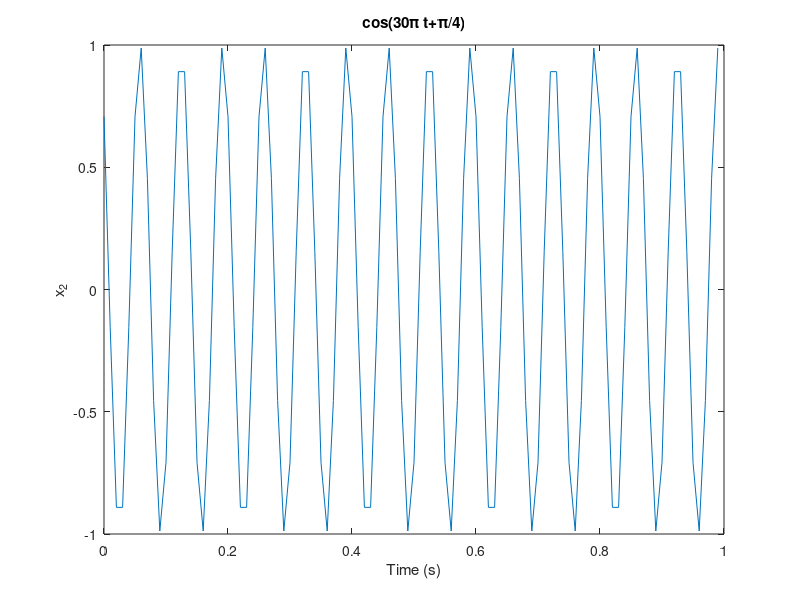
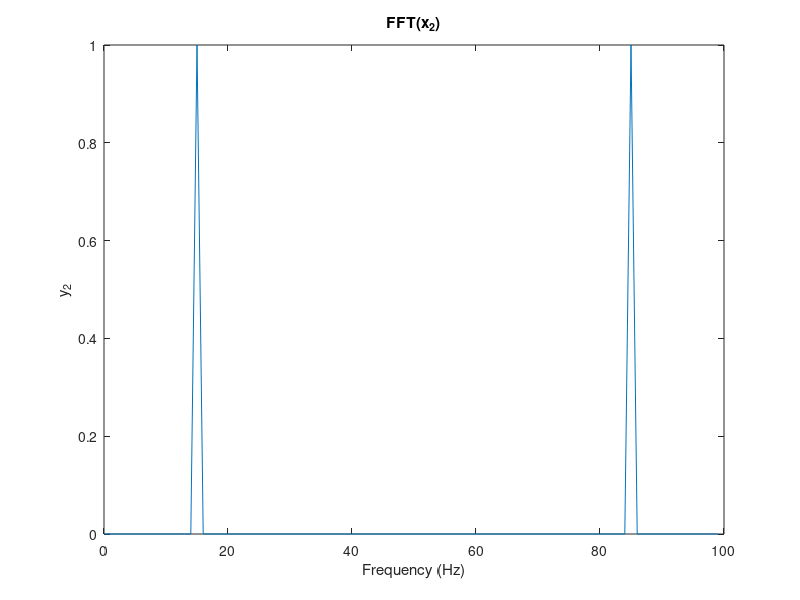
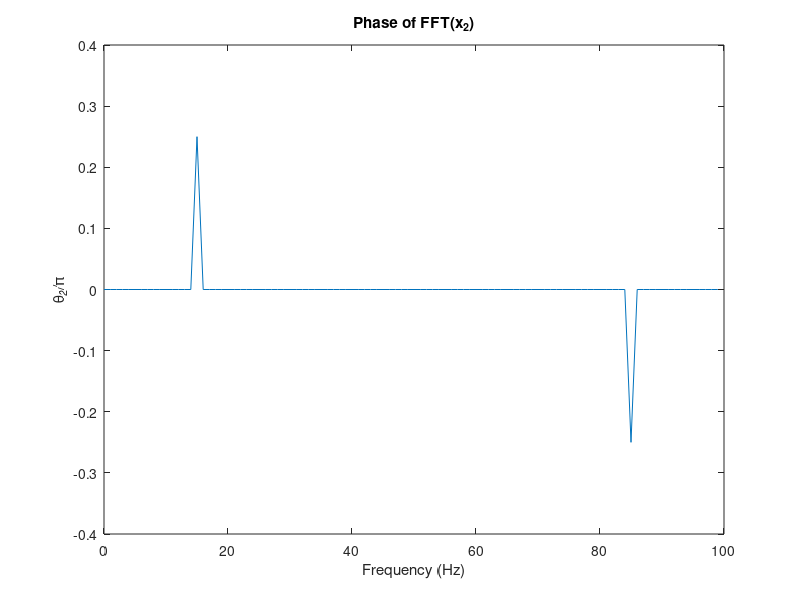

These charts were generated, in order, by the following MATLAB code:
fs = 100;
time_start=0;
time_end=1;
steps=1/fs;
t = time_start:steps:time_end - steps;
N = length(t);
f = 0:(fs / N):((N - 1) * fs / N);

x2 = cos(2 * pi * 15 * t + 0.25 * pi);
figure()
plot(t, x2)
xlabel('Time (s)')
ylabel('x_2')
title('cos(30\pi t+\pi/4)')

y2 = fft(x2);
magnitude= abs(y2) / max(abs(y2));
figure()
plot(f,magnitude)
xlabel('Frequency (Hz)')
ylabel('y_2')
title('FFT(x_2)')

smallValue = 1e-6;
y2(abs(y2) < smallValue) = 0;
theta2 = angle(y2);
figure()
plot(f, theta2 / pi)
xlabel('Frequency (Hz)')
ylabel('\theta_2/\pi')
title('Phase of FFT(x_2)')

